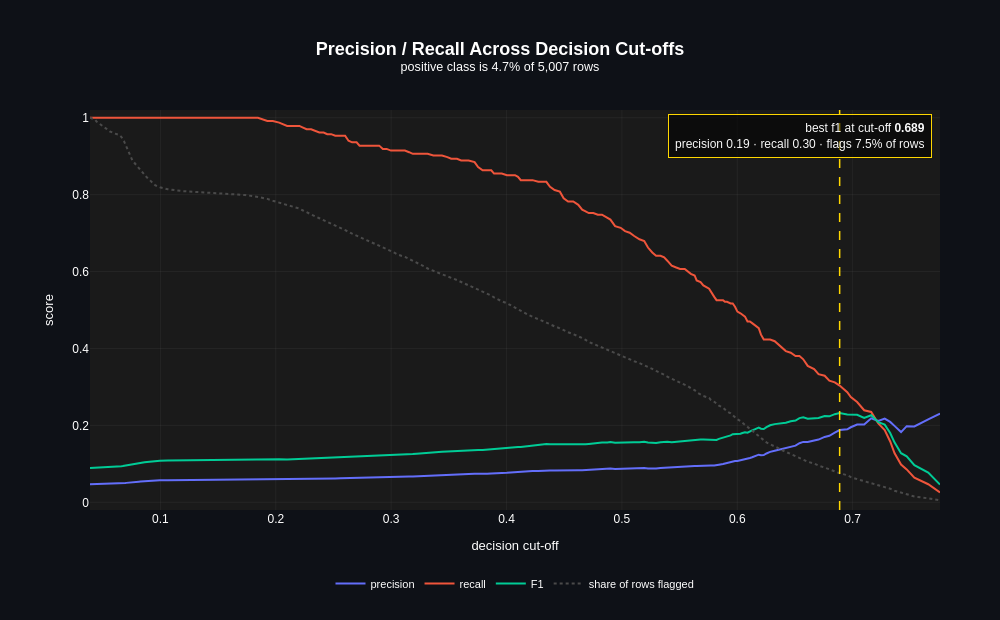

This figure's notebook cell:
### Markdown cell above
## 12. Turning the score into a decision

A classifier doesn't ship with a threshold. 0.5 is a default, not a decision.
The right cut-off is the one whose trade-off matches what a missed return and
a wasted review actually cost.

### Code cell
cp.threshold_sweep_plot(
    y_test, lgbm_score, optimise="f1",
    title="Precision / Recall Across Decision Cut-offs",
)

### Figure 1 — Plotly figure (JSON) as saved in the notebook; plotly's stock layout.template omitted (floating-point values rounded to 4 significant figures; data arrays with more than 128 entries replaced by an {"elided": "..."} marker saying what was removed)
{"data": [{"hovertemplate": "precision %{y:.3f} at cut-off %{x:.3f}<extra></extra>", "line": {"color": "#636EFA", "dash": "solid", "width": 2}, "mode": "lines", "name": "precision", "type": "scatter", "x": {"elided": "199 float values"}, "y": {"elided": "199 float values"}}, {"hovertemplate": "recall %{y:.3f} at cut-off %{x:.3f}<extra></extra>", "line": {"color": "#EF553B", "dash": "solid", "width": 2}, "mode": "lines", "name": "recall", "type": "scatter", "x": {"elided": "199 float values"}, "y": {"elided": "199 float values"}}, {"hovertemplate": "F1 %{y:.3f} at cut-off %{x:.3f}<extra></extra>", "line": {"color": "#00CC96", "dash": "solid", "width": 2}, "mode": "lines", "name": "F1", "type": "scatter", "x": {"elided": "199 float values"}, "y": {"elided": "199 float values"}}, {"hovertemplate": "share of rows flagged %{y:.3f} at cut-off %{x:.3f}<extra></extra>", "line": {"color": "#4a4a4a", "dash": "dot", "width": 2}, "mode": "lines", "name": "share of rows flagged", "type": "scatter", "x": {"elided": "199 float values"}, "y": {"elided": "199 float values"}}], "layout": {"annotations": [{"align": "right", "bgcolor": "rgba(0,0,0,0.55)", "bordercolor": "#FFD700", "borderpad": 6, "borderwidth": 1, "font": {"color": "#fafafa", "size": 12}, "showarrow": false, "text": "best f1 at cut-off <b>0.689</b><br>precision 0.19 · recall 0.30 · flags 7.5% of rows", "x": 0.99, "xanchor": "right", "xref": "paper", "y": 0.99, "yanchor": "top", "yref": "paper"}], "font": {"color": "white", "family": "Arial"}, "height": 620, "legend": {"font": {"size": 11}, "orientation": "h", "x": 0.5, "xanchor": "center", "y": -0.22, "yanchor": "bottom"}, "margin": {"b": 110, "l": 90, "r": 60, "t": 110}, "paper_bgcolor": "#0e1117", "plot_bgcolor": "#1a1a1a", "shapes": [{"line": {"color": "#FFD700", "dash": "dash", "width": 1.5}, "type": "line", "x0": 0.6887, "x1": 0.6887, "xref": "x", "y0": 0, "y1": 1, "yref": "y domain"}], "title": {"font": {"color": "white", "family": "Arial", "size": 18}, "text": "<b>Precision / Recall Across Decision Cut-offs</b><br><sup>positive class is 4.7% of 5,007 rows</sup>", "x": 0.5, "xanchor": "center"}, "width": 1000, "xaxis": {"gridcolor": "rgba(128,128,128,0.2)", "gridwidth": 0.5, "showgrid": true, "title": {"font": {"size": 13}, "text": "decision cut-off"}}, "yaxis": {"gridcolor": "rgba(128,128,128,0.2)", "gridwidth": 0.5, "range": [-0.02, 1.02], "showgrid": true, "title": {"font": {"size": 13}, "text": "score"}, "zeroline": false}}}
